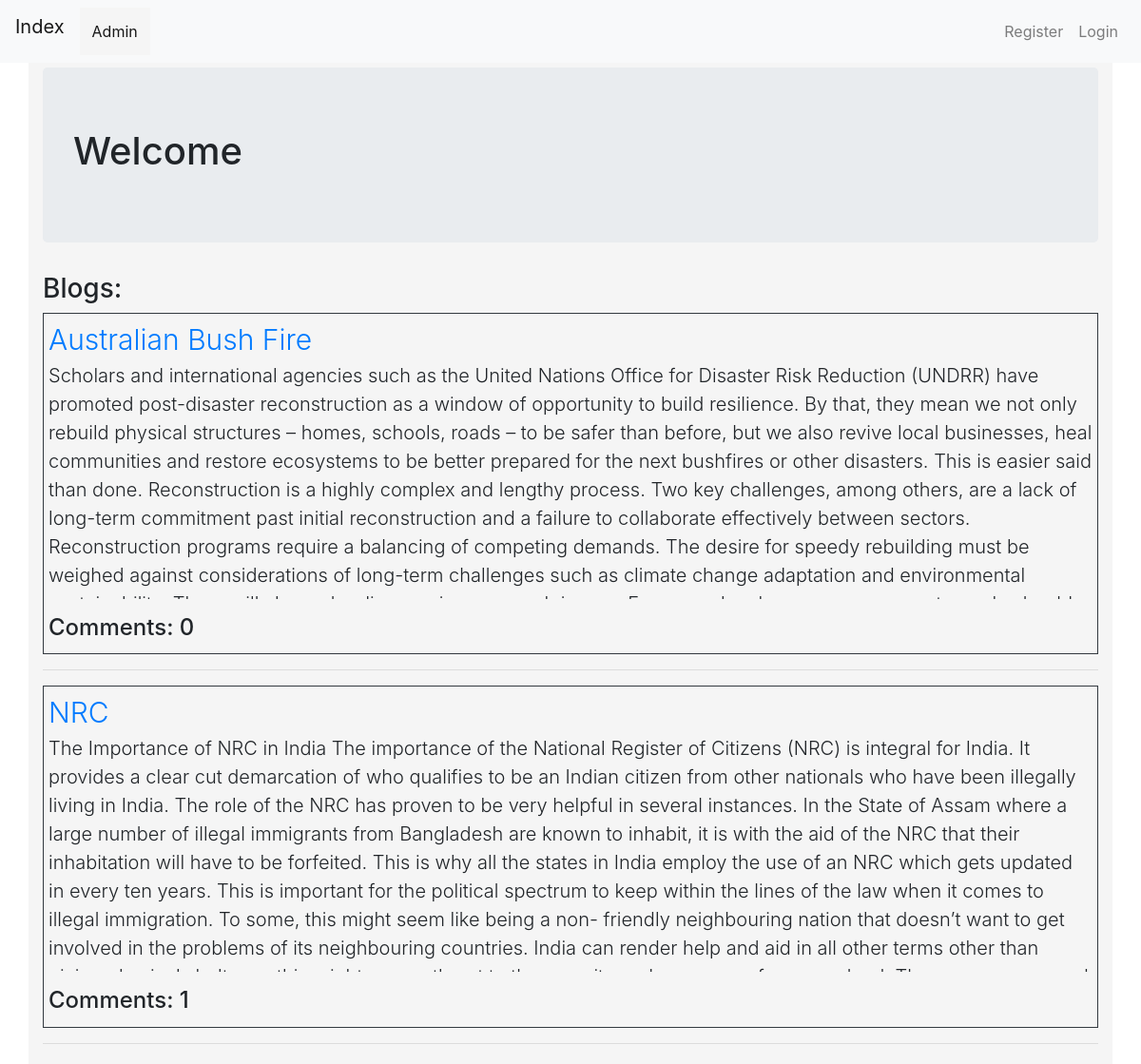
/, run on an earlier commit of the app's database.
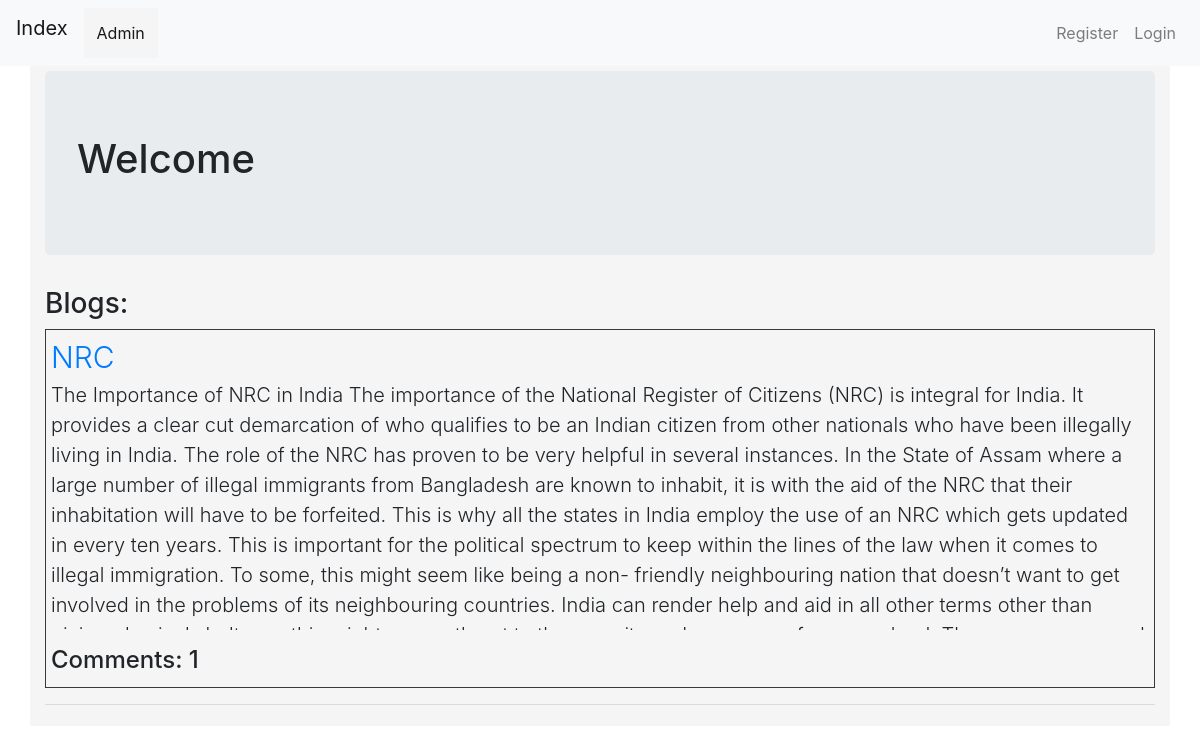
And on a later commit of the database.
### blog/models.py (models this page shows, shortened)
class CreateBlog(models.Model):
    user = models.ForeignKey(User, on_delete=models.CASCADE, related_name='user_create_blog')
    title = models.TextField()
    blog = models.TextField()
    date = models.DateTimeField(default=timezone.now())
    objects = models.Manager()

### blog/views.py (the view)
# urls.py: path('', views.BlogListView.as_view(), name='index'),
class BlogListView(ListView):
    model = CreateBlog
    template_name = 'index.html'
    context_object_name = 'blogs'
    def get_queryset(self):
        return CreateBlog.objects.filter(date__lte=timezone.now()).order_by('-date')

### blog/templates/blog/index.html (shortened to what this page needs)
{% extends 'base.html' %}
{% block body %}
    <div class="jumbotron lead">
       <h1> Welcome {{user.username}}</h1>
     </div>
    {%  if blogs %}
    <h3>Blogs: </h3>
    {% for blog in blogs %}
    <div class="border border-dark" >
        <a style="font-size: 30px;" href="{% url 'blog:blog_detail' pk=blog.pk %}" class="lead" > {{blog.title}} </a>
        <p class="lead" style=" height: 250px;overflow-y: auto;"> {{blog.blog}} </p>
        <h4>Comments: {{blog.comments.count}}</h4>
        </div>
        <hr>
    {% endfor %}
    {% else %}
    <h2 >No Blogs Yet</h2>
    <h3 class="lead" >Create Your <a href="{% url 'blog:createBlog' %}" >First Blog </a></h3>
    {% endif %}
{% endblock %}

What changed in the data, as far as the page shows it:
removed CreateBlog: title "Australian Bush Fire", blog "Scholars and international agencies such as the United Nations Office for Disaster Risk Reduction (UNDRR) have promoted post-disaster reconstruction as a window of opportunity to build resilience. By that, they mean we not only rebuild physical structures – homes, schools, roads – to be safer than before, but we also revive local businesses, heal communities and restore ecosystems to be better prepared for the next bushfires or other disasters. This is easier said than done. Reconstruction is a highly complex and lengthy process. Two key challenges, among others, are a lack of long-term commitment past initial reconstruction and a failure to collaborate effectively between sectors.…", comments.count "0"
